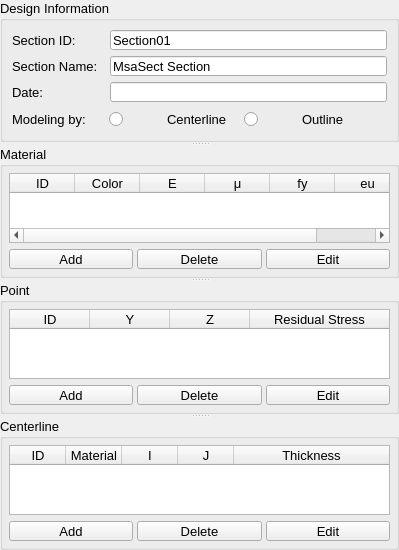
      <widget class="QSplitter" name="splitter">
       <property name="sizePolicy">
        <sizepolicy hsizetype="Preferred" vsizetype="Preferred">
         <horstretch>2</horstretch>
         <verstretch>0</verstretch>
        </sizepolicy>
       </property>
       <property name="orientation">
        <enum>Qt::Vertical</enum>
       </property>
       <widget class="QGroupBox" name="DesignInfogroupBox">
        <property name="sizePolicy">
         <sizepolicy hsizetype="Expanding" vsizetype="Expanding">
          <horstretch>0</horstretch>
          <verstretch>0</verstretch>
         </sizepolicy>
        </property>
        <property name="minimumSize">
         <size>
          <width>0</width>
          <height>0</height>
         </size>
        </property>
        <property name="font">
         <font>
          <family>Segoe UI</family>
          <pointsize>10</pointsize>
         </font>
        </property>
        <property name="title">
         <string>Design Information</string>
        </property>
        <layout class="QVBoxLayout" name="verticalLayout_9">
         <item>
          <layout class="QGridLayout" name="gridLayout_2">
           <property name="horizontalSpacing">
            <number>12</number>
           </property>
           <item row="0" column="0">
            <widget class="QLabel" name="SectNamelabel">
             <property name="minimumSize">
              <size>
               <width>0</width>
               <height>20</height>
              </size>
             </property>
             <property name="font">
              <font>
               <family>Segoe UI</family>
               <pointsize>10</pointsize>
               <italic>false</italic>
               <bold>false</bold>
              </font>
             </property>
             <property name="text">
              <string>Section ID:</string>
             </property>
            </widget>
           </item>
           <item row="0" column="1">
            <widget class="QLineEdit" name="SectIDInput_lineEdit">
             <property name="minimumSize">
              <size>
               <width>100</width>
               <height>20</height>
              </size>
             </property>
             <property name="maximumSize">
              <size>
               <width>16777215</width>
               <height>20</height>
              </size>
             </property>
             <property name="font">
              <font>
               <family>Segoe UI</family>
               <pointsize>10</pointsize>
              </font>
             </property>
             <property name="text">
              <string>Section01</string>
             </property>
            </widget>
           </item>
           <item row="1" column="0">
            <widget class="QLabel" name="label">
             <property name="minimumSize">
              <size>
               <width>0</width>
               <height>20</height>
              </size>
             </property>
             <property name="font">
              <font>
               <family>Segoe UI</family>
               <pointsize>10</pointsize>
               <italic>false</italic>
               <bold>false</bold>
              </font>
             </property>
             <property name="text">
              <string>Section Name:</string>
             </property>
            </widget>
           </item>
           <item row="1" column="1">
            <widget class="QLineEdit" name="SectNameInput_lineEdit">
             <property name="minimumSize">
              <size>
               <width>100</width>
               <height>20</height>
              </size>
             </property>
             <property name="maximumSize">
              <size>
               <width>16777215</width>
               <height>20</height>
              </size>
             </property>
             <property name="font">
              <font>
               <family>Segoe UI</family>
               <pointsize>10</pointsize>
              </font>
             </property>
             <property name="text">
              <string>MsaSect Section</string>
             </property>
            </widget>
           </item>
           <item row="2" column="0">
            <widget class="QLabel" name="Datelabel">
             <property name="minimumSize">
              <size>
               <width>0</width>
               <height>20</height>
              </size>
             </property>
             <property name="font">
              <font>
               <family>Segoe UI</family>
               <pointsize>10</pointsize>
              </font>
             </property>
             <property name="text">
              <string>Date:</string>
             </property>
            </widget>
           </item>
           <item row="2" column="1">
            <widget class="QLineEdit" name="DateInput_lineEdit">
             <property name="minimumSize">
              <size>
               <width>100</width>
               <height>20</height>
              </size>
             </property>
             <property name="maximumSize">
              <size>
               <width>16777215</width>
               <height>20</height>
              </size>
             </property>
             <property name="font">
              <font>
               <family>Segoe UI</family>
               <pointsize>10</pointsize>
              </font>
             </property>
            </widget>
           </item>
          </layout>
         </item>
         <item>
          <layout class="QHBoxLayout" name="horizontalLayout_9" stretch="0,0,0,0,0,0,0,0">
           <property name="spacing">
            <number>6</number>
           </property>
           <item>
            <widget class="QLabel" name="label_2">
             <property name="sizePolicy">
              <sizepolicy hsizetype="Fixed" vsizetype="Fixed">
               <horstretch>0</horstretch>
               <verstretch>0</verstretch>
              </sizepolicy>
             </property>
             <property name="minimumSize">
              <size>
               <width>80</width>
               <height>20</height>
              </size>
             </property>
             <property name="maximumSize">
              <size>
               <width>80</width>
               <height>16777215</height>
              </size>
             </property>
             <property name="font">
              <font>
               <family>Segoe UI</family>
               <pointsize>10</pointsize>
              </font>
             </property>
             <property name="text">
              <string>Modeling by:</string>
             </property>
            </widget>
           </item>
           <item>
            <widget class="QRadioButton" name="Centerline_radioButton">
             <property name="sizePolicy">
              <sizepolicy hsizetype="Fixed" vsizetype="Fixed">
               <horstretch>0</horstretch>
               <verstretch>0</verstretch>
              </sizepolicy>
             </property>
             <property name="minimumSize">
              <size>
               <width>25</width>
               <height>20</height>
              </size>
             </property>
             <property name="font">
              <font>
               <family>Segoe UI</family>
               <pointsize>10</pointsize>
              </font>
             </property>
             <property name="layoutDirection">
              <enum>Qt::RightToLeft</enum>
             </property>
            </widget>
           </item>
           <item>
            <widget class="QLabel" name="Centerline_label">
             <property name="sizePolicy">
              <sizepolicy hsizetype="Fixed" vsizetype="Fixed">
               <horstretch>0</horstretch>
               <verstretch>0</verstretch>
              </sizepolicy>
             </property>
             <property name="minimumSize">
              <size>
               <width>32</width>
               <height>20</height>
              </size>
             </property>
             <property name="maximumSize">
              <size>
               <width>32</width>
               <height>20</height>
              </size>
             </property>
            </widget>
           </item>
           <item>
            <widget class="QLabel" name="Centerline_label_2">
             <property name="sizePolicy">
              <sizepolicy hsizetype="Fixed" vsizetype="Preferred">
               <horstretch>0</horstretch>
               <verstretch>0</verstretch>
              </sizepolicy>
             </property>
             <property name="minimumSize">
              <size>
               <width>60</width>
               <height>0</height>
              </size>
             </property>
             <property name="maximumSize">
              <size>
               <width>60</width>
               <height>16777215</height>
              </size>
             </property>
             <property name="text">
              <string>Centerline</string>
             </property>
            </widget>
           </item>
           <item>
            <widget class="QRadioButton" name="Outline_radioButton">
             <property name="sizePolicy">
              <sizepolicy hsizetype="Fixed" vsizetype="Fixed">
               <horstretch>0</horstretch>
               <verstretch>0</verstretch>
              </sizepolicy>
             </property>
             <property name="minimumSize">
              <size>
               <width>25</width>
               <height>20</height>
              </size>
             </property>
             <property name="font">
              <font>
               <family>Segoe UI</family>
               <pointsize>10</pointsize>
              </font>
             </property>
             <property name="layoutDirection">
              <enum>Qt::RightToLeft</enum>
             </property>
            </widget>
           </item>
           <item>
            <widget class="QLabel" name="Outline_label">
             <property name="sizePolicy">
              <sizepolicy hsizetype="Fixed" vsizetype="Fixed">
               <horstretch>0</horstretch>
               <verstretch>0</verstretch>
              </sizepolicy>
             </property>
             <property name="minimumSize">
              <size>
               <width>32</width>
               <height>22</height>
              </size>
             </property>
             <property name="maximumSize">
              <size>
               <width>32</width>
               <height>22</height>
              </size>
             </property>
            </widget>
           </item>
           <item>
            <widget class="QLabel" name="Outline_label_2">
             <property name="sizePolicy">
              <sizepolicy hsizetype="Fixed" vsizetype="Preferred">
               <horstretch>0</horstretch>
               <verstretch>0</verstretch>
              </sizepolicy>
             </property>
             <property name="minimumSize">
              <size>
               <width>45</width>
               <height>0</height>
              </size>
             </property>
             <property name="maximumSize">
              <size>
               <width>45</width>
               <height>16777215</height>
              </size>
             </property>
             <property name="text">
              <string>Outline</string>
             </property>
            </widget>
           </item>
           <item>
            <spacer name="horizontalSpacer_4">
             <property name="orientation">
              <enum>Qt::Horizontal</enum>
             </property>
             <property name="sizeHint" stdset="0">
              <size>
               <width>40</width>
               <height>20</height>
              </size>
             </property>
            </spacer>
           </item>
          </layout>
         </item>
        </layout>
       </widget>
       <widget class="QGroupBox" name="MatgroupBox">
        <property name="sizePolicy">
         <sizepolicy hsizetype="Expanding" vsizetype="Preferred">
          <horstretch>0</horstretch>
          <verstretch>1</verstretch>
         </sizepolicy>
        </property>
        <property name="font">
         <font>
          <family>Segoe UI</family>
          <pointsize>10</pointsize>
         </font>
        </property>
        <property name="title">
         <string>Material</string>
        </property>
        <layout class="QVBoxLayout" name="verticalLayout_6">
         <property name="leftMargin">
          <number>6</number>
         </property>
         <property name="topMargin">
          <number>6</number>
         </property>
         <property name="rightMargin">
          <number>6</number>
         </property>
         <property name="bottomMargin">
          <number>6</number>
         </property>
         <item>
          <widget class="QTableWidget" name="MattableWidget">
           <property name="font">
            <font>
             <pointsize>10</pointsize>
            </font>
           </property>
           <attribute name="horizontalHeaderCascadingSectionResizes">
            <bool>true</bool>
           </attribute>
           <attribute name="horizontalHeaderMinimumSectionSize">
            <number>30</number>
           </attribute>
           <attribute name="horizontalHeaderDefaultSectionSize">
            <number>65</number>
           </attribute>
           <attribute name="horizontalHeaderStretchLastSection">
            <bool>true</bool>
           </attribute>
           <attribute name="verticalHeaderCascadingSectionResizes">
            <bool>true</bool>
           </attribute>
           <attribute name="verticalHeaderMinimumSectionSize">
            <number>20</number>
           </attribute>
           <column>
            <property name="text">
             <string>ID</string>
            </property>
            <property name="font">
             <font>
              <family>Segoe UI</family>
              <pointsize>10</pointsize>
             </font>
            </property>
           </column>
           <column>
            <property name="text">
             <string>Color</string>
            </property>
            <property name="font">
             <font>
              <family>Segoe UI</family>
              <pointsize>10</pointsize>
             </font>
            </property>
           </column>
           <column>
            <property name="text">
             <string>E</string>
            </property>
            <property name="font">
             <font>
              <family>Segoe UI</family>
              <pointsize>10</pointsize>
             </font>
            </property>
           </column>
           <column>
            <property name="text">
             <string>μ</string>
            </property>
            <property name="font">
             <font>
              <family>Segoe UI</family>
              <pointsize>10</pointsize>
             </font>
            </property>
           </column>
           <column>
            <property name="text">
             <string>fy</string>
            </property>
            <property name="font">
             <font>
              <family>Segoe UI</family>
              <pointsize>10</pointsize>
             </font>
            </property>
           </column>
           <column>
            <property name="text">
             <string>eu</string>
            </property>
            <property name="font">
             <font>
              <family>Segoe UI</family>
              <pointsize>10</pointsize>
             </font>
            </property>
           </column>
          </widget>
         </item>
         <item>
          <layout class="QHBoxLayout" name="horizontalLayout_4">
           <property name="spacing">
            <number>4</number>
           </property>
           <item>
            <widget class="QPushButton" name="MatAddpushButton">
             <property name="sizePolicy">
              <sizepolicy hsizetype="Preferred" vsizetype="Fixed">
               <horstretch>0</horstretch>
               <verstretch>0</verstretch>
              </sizepolicy>
             </property>
             <property name="minimumSize">
              <size>
               <width>0</width>
               <height>20</height>
              </size>
             </property>
             <property name="maximumSize">
              <size>
               <width>16777215</width>
               <height>20</height>
              </size>
             </property>
             <property name="font">
              <font>
               <family>Segoe UI</family>
               <pointsize>10</pointsize>
              </font>
             </property>
             <property name="text">
              <string>Add</string>
             </property>
            </widget>
           </item>
           <item>
            <widget class="QPushButton" name="MatDeletepushButton">
             <property name="sizePolicy">
              <sizepolicy hsizetype="Preferred" vsizetype="Fixed">
               <horstretch>0</horstretch>
               <verstretch>0</verstretch>
              </sizepolicy>
             </property>
             <property name="minimumSize">
              <size>
               <width>0</width>
               <height>20</height>
              </size>
             </property>
             <property name="maximumSize">
              <size>
               <width>16777215</width>
               <height>20</height>
              </size>
             </property>
             <property name="font">
              <font>
               <family>Segoe UI</family>
               <pointsize>10</pointsize>
              </font>
             </property>
             <property name="text">
              <string>Delete</string>
             </property>
            </widget>
           </item>
           <item>
            <widget class="QPushButton" name="MatModifypushButton">
             <property name="sizePolicy">
              <sizepolicy hsizetype="Preferred" vsizetype="Fixed">
               <horstretch>0</horstretch>
               <verstretch>0</verstretch>
              </sizepolicy>
             </property>
             <property name="minimumSize">
              <size>
               <width>0</width>
               <height>20</height>
              </size>
             </property>
             <property name="maximumSize">
              <size>
               <width>16777215</width>
               <height>20</height>
              </size>
             </property>
             <property name="font">
              <font>
               <family>Segoe UI</family>
               <pointsize>10</pointsize>
              </font>
             </property>
             <property name="text">
              <string>Edit</string>
             </property>
            </widget>
           </item>
          </layout>
         </item>
        </layout>
       </widget>
       <widget class="QGroupBox" name="PointgroupBox">
        <property name="sizePolicy">
         <sizepolicy hsizetype="Expanding" vsizetype="Preferred">
          <horstretch>0</horstretch>
          <verstretch>2</verstretch>
         </sizepolicy>
        </property>
        <property name="font">
         <font>
          <family>Segoe UI</family>
          <pointsize>10</pointsize>
         </font>
        </property>
        <property name="title">
         <string>Point</string>
        </property>
        <layout class="QVBoxLayout" name="verticalLayout_5">
         <property name="leftMargin">
          <number>6</number>
         </property>
         <property name="topMargin">
          <number>6</number>
         </property>
         <property name="rightMargin">
          <number>6</number>
         </property>
         <property name="bottomMargin">
          <number>6</number>
         </property>
         <item>
          <widget class="QTableWidget" name="PointtableWidget">
           <property name="font">
            <font>
             <family>Segoe UI</family>
             <pointsize>9</pointsize>
            </font>
           </property>
           <attribute name="horizontalHeaderCascadingSectionResizes">
            <bool>true</bool>
           </attribute>
           <attribute name="horizontalHeaderMinimumSectionSize">
            <number>30</number>
           </attribute>
           <attribute name="horizontalHeaderDefaultSectionSize">
            <number>80</number>
           </attribute>
           <attribute name="horizontalHeaderStretchLastSection">
            <bool>true</bool>
           </attribute>
           <attribute name="verticalHeaderCascadingSectionResizes">
            <bool>true</bool>
           </attribute>
           <attribute name="verticalHeaderMinimumSectionSize">
            <number>20</number>
           </attribute>
           <column>
            <property name="text">
             <string>ID</string>
            </property>
            <property name="font">
             <font>
              <family>Segoe UI</family>
              <pointsize>10</pointsize>
             </font>
            </property>
           </column>
           <column>
            <property name="text">
             <string>Y</string>
            </property>
            <property name="font">
             <font>
              <family>Segoe UI</family>
              <pointsize>10</pointsize>
             </font>
            </property>
           </column>
           <column>
            <property name="text">
             <string>Z</string>
            </property>
            <property name="font">
             <font>
              <family>Segoe UI</family>
              <pointsize>10</pointsize>
              <italic>false</italic>
              <underline>false</underline>
              <strikeout>false</strikeout>
             </font>
            </property>
           </column>
           <column>
            <property name="text">
             <string>Residual Stress</string>
            </property>
            <property name="font">
             <font>
              <family>Segoe UI</family>
              <pointsize>10</pointsize>
             </font>
            </property>
           </column>
          </widget>
         </item>
         <item>
          <layout class="QHBoxLayout" name="horizontalLayout_3" stretch="2,2,2">
           <property name="spacing">
            <number>4</number>
           </property>
           <item>
            <widget class="QPushButton" name="PointAddpushButton">
             <property name="sizePolicy">
              <sizepolicy hsizetype="Preferred" vsizetype="Fixed">
               <horstretch>0</horstretch>
               <verstretch>0</verstretch>
              </sizepolicy>
             </property>
             <property name="minimumSize">
              <size>
               <width>0</width>
               <height>20</height>
              </size>
             </property>
             <property name="maximumSize">
              <size>
               <width>16777215</width>
               <height>20</height>
              </size>
             </property>
             <property name="font">
              <font>
               <family>Segoe UI</family>
               <pointsize>10</pointsize>
              </font>
             </property>
             <property name="text">
              <string>Add</string>
             </property>
            </widget>
           </item>
           <item>
            <widget class="QPushButton" name="PointDeletepushButton">
             <property name="sizePolicy">
              <sizepolicy hsizetype="Preferred" vsizetype="Fixed">
               <horstretch>0</horstretch>
               <verstretch>0</verstretch>
              </sizepolicy>
             </property>
             <property name="minimumSize">
              <size>
               <width>0</width>
               <height>20</height>
              </size>
             </property>
             <property name="maximumSize">
              <size>
               <width>16777215</width>
               <height>20</height>
              </size>
             </property>
             <property name="font">
              <font>
               <family>Segoe UI</family>
               <pointsize>10</pointsize>
              </font>
             </property>
             <property name="text">
              <string>Delete</string>
             </property>
            </widget>
           </item>
           <item>
            <widget class="QPushButton" name="PointModifypushButton">
             <property name="sizePolicy">
              <sizepolicy hsizetype="Preferred" vsizetype="Fixed">
               <horstretch>0</horstretch>
               <verstretch>0</verstretch>
              </sizepolicy>
             </property>
             <property name="minimumSize">
              <size>
               <width>0</width>
               <height>20</height>
              </size>
             </property>
             <property name="maximumSize">
              <size>
               <width>16777215</width>
               <height>20</height>
              </size>
             </property>
             <property name="font">
              <font>
               <family>Segoe UI</family>
               <pointsize>10</pointsize>
              </font>
             </property>
             <property name="text">
              <string>Edit</string>
             </property>
            </widget>
           </item>
          </layout>
         </item>
        </layout>
       </widget>
       <widget class="QGroupBox" name="SegmentgroupBox">
        <property name="sizePolicy">
         <sizepolicy hsizetype="Expanding" vsizetype="Preferred">
          <horstretch>0</horstretch>
          <verstretch>1</verstretch>
         </sizepolicy>
        </property>
        <property name="font">
         <font>
          <family>Segoe UI</family>
          <pointsize>10</pointsize>
         </font>
        </property>
        <property name="title">
         <string>Centerline</string>
        </property>
        <layout class="QVBoxLayout" name="verticalLayout_4">
         <property name="leftMargin">
          <number>6</number>
         </property>
         <property name="topMargin">
          <number>6</number>
         </property>
         <property name="rightMargin">
          <number>6</number>
         </property>
         <property name="bottomMargin">
          <number>6</number>
         </property>
         <item>
          <widget class="QTableWidget" name="SegmenttableWidget">
           <property name="font">
            <font>
             <family>Segoe UI</family>
             <pointsize>10</pointsize>
            </font>
           </property>
           <property name="cursor" stdset="0">
            <cursorShape>ArrowCursor</cursorShape>
           </property>
           <property name="frameShadow">
            <enum>QFrame::Plain</enum>
           </property>
           <property name="autoScroll">
            <bool>false</bool>
           </property>
           <property name="autoScrollMargin">
            <number>22</number>
           </property>
           <property name="selectionBehavior">
            <enum>QAbstractItemView::SelectItems</enum>
           </property>
           <attribute name="horizontalHeaderCascadingSectionResizes">
            <bool>true</bool>
           </attribute>
           <attribute name="horizontalHeaderDefaultSectionSize">
            <number>56</number>
           </attribute>
           <attribute name="horizontalHeaderStretchLastSection">
            <bool>true</bool>
           </attribute>
           <attribute name="verticalHeaderCascadingSectionResizes">
            <bool>true</bool>
           </attribute>
           <attribute name="verticalHeaderMinimumSectionSize">
            <number>20</number>
           </attribute>
           <column>
            <property name="text">
             <string>ID</string>
            </property>
            <property name="font">
             <font>
              <family>Segoe UI</family>
              <pointsize>10</pointsize>
             </font>
            </property>
           </column>
           <column>
            <property name="text">
             <string>Material</string>
            </property>
            <property name="font">
             <font>
              <family>Segoe UI</family>
              <pointsize>10</pointsize>
             </font>
            </property>
           </column>
           <column>
            <property name="text">
             <string>I</string>
            </property>
            <property name="font">
             <font>
              <family>Segoe UI</family>
              <pointsize>10</pointsize>
             </font>
            </property>
           </column>
           <column>
            <property name="text">
             <string>J</string>
            </property>
            <property name="font">
             <font>
              <family>Segoe UI</family>
              <pointsize>10</pointsize>
             </font>
            </property>
           </column>
           <column>
            <property name="text">
             <string>Thickness</string>
            </property>
            <property name="font">
             <font>
              <family>Segoe UI</family>
              <pointsize>10</pointsize>
             </font>
            </property>
           </column>
          </widget>
         </item>
         <item>
          <layout class="QHBoxLayout" name="horizontalLayout_2" stretch="2,2,2">
           <property name="spacing">
            <number>4</number>
           </property>
           <property name="sizeConstraint">
            <enum>QLayout::SetMinimumSize</enum>
           </property>
           <item>
            <widget class="QPushButton" name="SegAddpushButton">
             <property name="sizePolicy">
              <sizepolicy hsizetype="Preferred" vsizetype="Fixed">
               <horstretch>0</horstretch>
               <verstretch>0</verstretch>
              </sizepolicy>
             </property>
             <property name="minimumSize">
              <size>
               <width>0</width>
               <height>20</height>
              </size>
             </property>
             <property name="maximumSize">
              <size>
               <width>16777215</width>
               <height>20</height>
              </size>
             </property>
             <property name="font">
              <font>
               <family>Segoe UI</family>
               <pointsize>10</pointsize>
              </font>
             </property>
             <property name="text">
              <string>Add</string>
             </property>
            </widget>
           </item>
           <item>
            <widget class="QPushButton" name="SegDeletepushButton">
             <property name="sizePolicy">
              <sizepolicy hsizetype="Preferred" vsizetype="Fixed">
               <horstretch>0</horstretch>
               <verstretch>0</verstretch>
              </sizepolicy>
             </property>
             <property name="minimumSize">
              <size>
               <width>0</width>
               <height>20</height>
              </size>
             </property>
             <property name="maximumSize">
              <size>
               <width>16777215</width>
               <height>20</height>
              </size>
             </property>
             <property name="font">
              <font>
               <family>Segoe UI</family>
               <pointsize>10</pointsize>
              </font>
             </property>
             <property name="text">
              <string>Delete</string>
             </property>
            </widget>
           </item>
           <item>
            <widget class="QPushButton" name="SegModifypushButton">
             <property name="sizePolicy">
              <sizepolicy hsizetype="Preferred" vsizetype="Fixed">
               <horstretch>0</horstretch>
               <verstretch>0</verstretch>
              </sizepolicy>
             </property>
             <property name="minimumSize">
              <size>
               <width>0</width>
               <height>20</height>
              </size>
             </property>
             <property name="maximumSize">
              <size>
               <width>16777215</width>
               <height>20</height>
              </size>
             </property>
             <property name="font">
              <font>
               <family>Segoe UI</family>
               <pointsize>10</pointsize>
              </font>
             </property>
             <property name="text">
              <string>Edit</string>
             </property>
            </widget>
           </item>
          </layout>
         </item>
        </layout>
       </widget>
      </widget>
